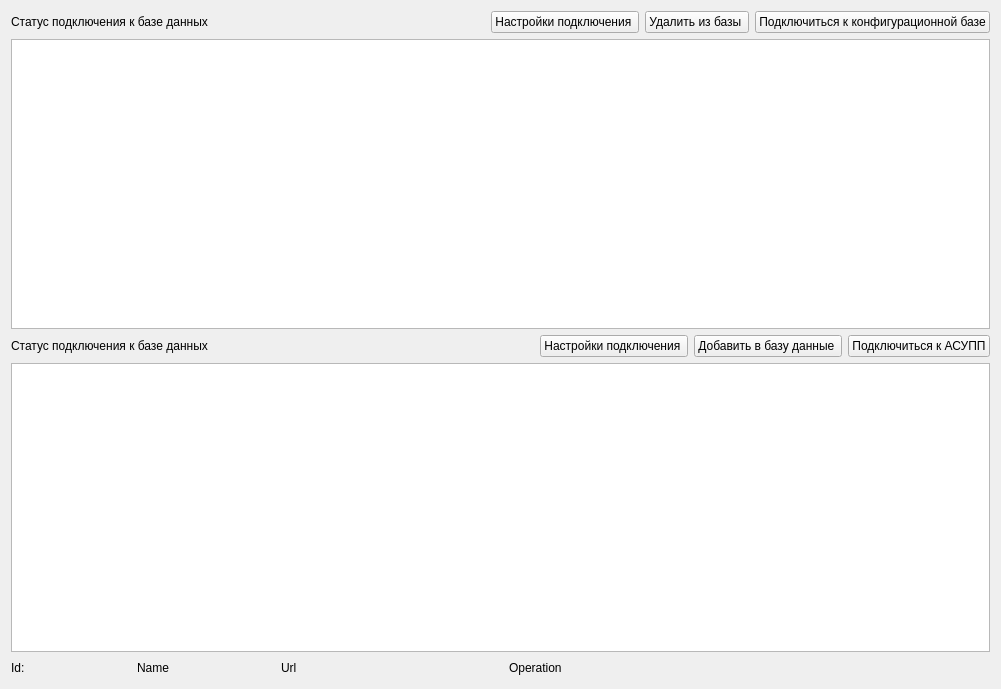
<?xml version="1.0" encoding="UTF-8"?>
<ui version="4.0">
 <class>DatabaseConf</class>
 <widget class="QWidget" name="DatabaseConf">
  <property name="geometry">
   <rect>
    <x>0</x>
    <y>0</y>
    <width>1001</width>
    <height>689</height>
   </rect>
  </property>
  <property name="windowTitle">
   <string>Синхронизация баз данных</string>
  </property>
  <layout class="QGridLayout" name="gridLayout">
   <item row="0" column="0">
    <layout class="QVBoxLayout" name="verticalLayout">
     <item>
      <layout class="QHBoxLayout" name="horizontalLayout">
       <item>
        <widget class="QLabel" name="label">
         <property name="text">
          <string>Статус подключения к базе данных</string>
         </property>
        </widget>
       </item>
       <item>
        <spacer name="horizontalSpacer">
         <property name="orientation">
          <enum>Qt::Horizontal</enum>
         </property>
         <property name="sizeHint" stdset="0">
          <size>
           <width>40</width>
           <height>20</height>
          </size>
         </property>
        </spacer>
       </item>
       <item>
        <widget class="QPushButton" name="connect_settings_db1">
         <property name="text">
          <string>Настройки подключения </string>
         </property>
        </widget>
       </item>
       <item>
        <widget class="QPushButton" name="dell">
         <property name="text">
          <string>Удалить из базы </string>
         </property>
        </widget>
       </item>
       <item>
        <widget class="QPushButton" name="connect1">
         <property name="text">
          <string>Подключиться к конфигурационной базе</string>
         </property>
        </widget>
       </item>
      </layout>
     </item>
     <item>
      <widget class="QTableView" name="database1"/>
     </item>
     <item>
      <layout class="QHBoxLayout" name="horizontalLayout_2">
       <item>
        <widget class="QLabel" name="label_2">
         <property name="text">
          <string>Статус подключения к базе данных</string>
         </property>
        </widget>
       </item>
       <item>
        <spacer name="horizontalSpacer_2">
         <property name="orientation">
          <enum>Qt::Horizontal</enum>
         </property>
         <property name="sizeHint" stdset="0">
          <size>
           <width>40</width>
           <height>20</height>
          </size>
         </property>
        </spacer>
       </item>
       <item>
        <widget class="QPushButton" name="connect_settings_db2">
         <property name="text">
          <string>Настройки подключения </string>
         </property>
        </widget>
       </item>
       <item>
        <widget class="QPushButton" name="add">
         <property name="text">
          <string>Добавить в базу данные </string>
         </property>
        </widget>
       </item>
       <item>
        <widget class="QPushButton" name="connect2">
         <property name="text">
          <string>Подключиться к АСУПП</string>
         </property>
        </widget>
       </item>
      </layout>
     </item>
     <item>
      <widget class="QTableView" name="database2"/>
     </item>
     <item>
      <layout class="QHBoxLayout" name="horizontalLayout_5">
       <item>
        <widget class="QLabel" name="label_7">
         <property name="text">
          <string>Id:</string>
         </property>
        </widget>
       </item>
       <item>
        <widget class="QLabel" name="id">
         <property name="minimumSize">
          <size>
           <width>100</width>
           <height>0</height>
          </size>
         </property>
         <property name="text">
          <string>&lt;Id&gt;</string>
         </property>
        </widget>
       </item>
       <item>
        <widget class="QLabel" name="label_5">
         <property name="text">
          <string>Name</string>
         </property>
        </widget>
       </item>
       <item>
        <widget class="QLabel" name="name">
         <property name="minimumSize">
          <size>
           <width>100</width>
           <height>0</height>
          </size>
         </property>
         <property name="text">
          <string>&lt;Name&gt;</string>
         </property>
        </widget>
       </item>
       <item>
        <widget class="QLabel" name="label_3">
         <property name="text">
          <string>Url</string>
         </property>
        </widget>
       </item>
       <item>
        <widget class="QLabel" name="url">
         <property name="minimumSize">
          <size>
           <width>200</width>
           <height>0</height>
          </size>
         </property>
         <property name="text">
          <string>&lt;Url&gt;</string>
         </property>
        </widget>
       </item>
       <item>
        <widget class="QLabel" name="label_10">
         <property name="text">
          <string>Operation</string>
         </property>
        </widget>
       </item>
       <item>
        <widget class="QLabel" name="operation">
         <property name="minimumSize">
          <size>
           <width>200</width>
           <height>0</height>
          </size>
         </property>
         <property name="text">
          <string>&lt;Operation&gt;</string>
         </property>
        </widget>
       </item>
       <item>
        <spacer name="horizontalSpacer_5">
         <property name="orientation">
          <enum>Qt::Horizontal</enum>
         </property>
         <property name="sizeHint" stdset="0">
          <size>
           <width>40</width>
           <height>20</height>
          </size>
         </property>
        </spacer>
       </item>
      </layout>
     </item>
     <item>
      <layout class="QHBoxLayout" name="horizontalLayout_4"/>
     </item>
    </layout>
   </item>
   <item row="1" column="0">
    <layout class="QHBoxLayout" name="horizontalLayout_3"/>
   </item>
  </layout>
 </widget>
 <resources/>
 <connections/>
</ui>
